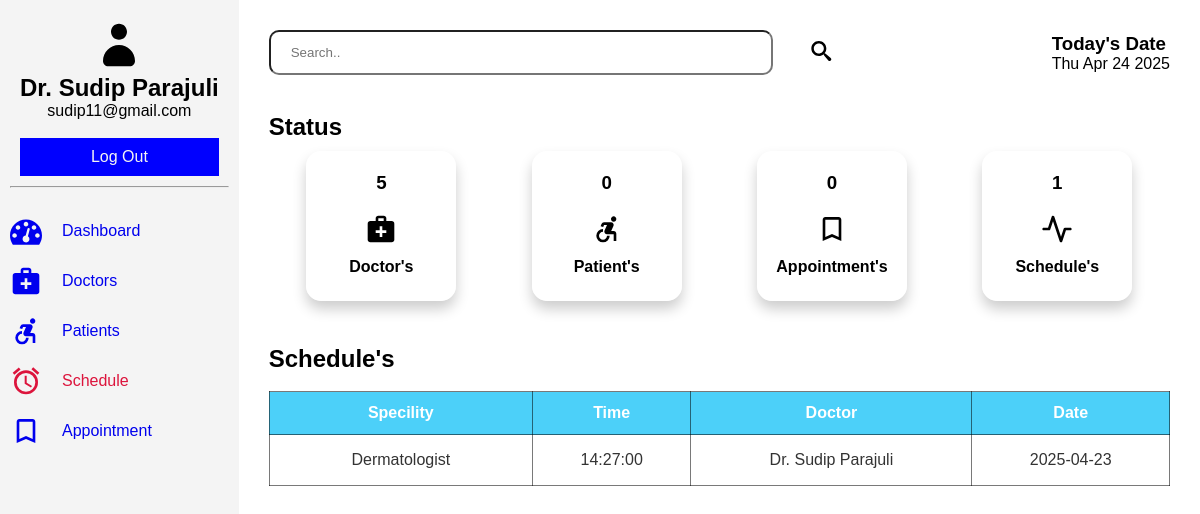
Page /doctor/schedule.php (signed in) on the earlier database version.
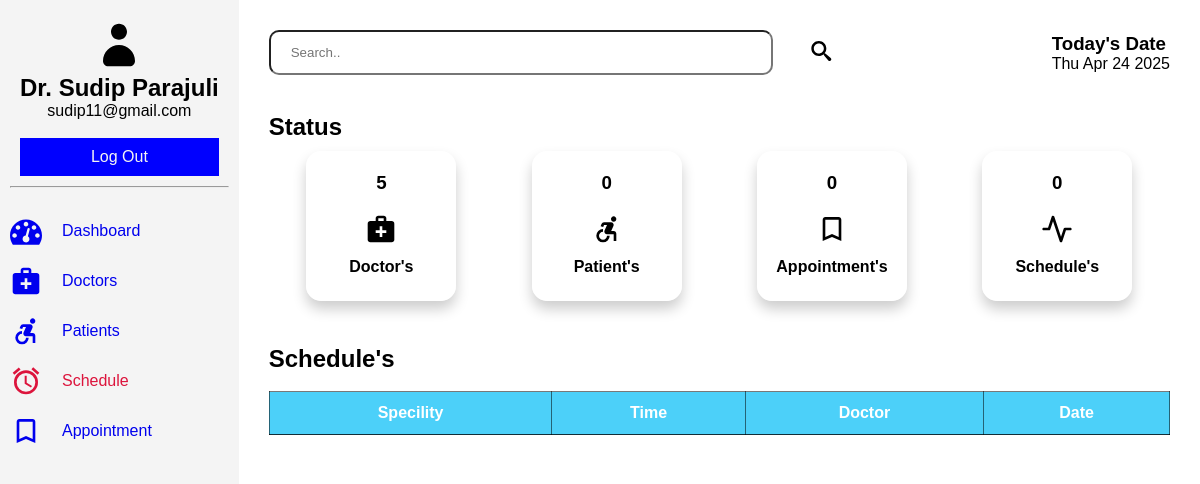
Same page on the later database version.
### tables this page shows
CREATE TABLE `schedule` (
  `id` int(11) NOT NULL,
  `sid` int(11) NOT NULL,
  `time` time NOT NULL,
  `did` int(11) NOT NULL,
  `date` date NOT NULL
);

CREATE TABLE `specialities` (
  `id` int(11) NOT NULL,
  `title` varchar(60) NOT NULL,
  `description` text NOT NULL,
  `image_name` varchar(60) NOT NULL,
  `image_path` varchar(255) NOT NULL,
  `created_at` timestamp NULL DEFAULT current_timestamp()
);

CREATE TABLE `doctor` (
  `id` int(11) NOT NULL,
  `fname` varchar(60) NOT NULL,
  `latitude` double NOT NULL,
  `longitude` double NOT NULL,
  `email` varchar(60) NOT NULL,
  `password` varchar(60) NOT NULL,
  `phone` varchar(60) NOT NULL,
  `address` varchar(255) NOT NULL,
  `image_name` varchar(255) NOT NULL,
  `image_path` varchar(255) NOT NULL,
  `sid` int(11) DEFAULT NULL,
  `created_at` timestamp NULL DEFAULT current_timestamp()
);

### doctor/schedule.php (the view, shortened to what the changed rows need)
<?php
    include('../connection.php');
    $keyword = isset($_GET['keyword'])  ? $_GET['keyword'] : NULL ;
    if(isset($keyword)){
        $sql = "SELECT sp.id, sp.title, sc.time, doc.fname, sc.date from schedule as sc INNER JOIN specialities as sp ON sc.sid = sp.id INNER JOIN doctor as doc ON sc.did = doc.id where title like '%$keyword%'";
    }else{
        $sql = "SELECT sp.id, sp.title, sc.time, doc.fname, sc.date from schedule as sc INNER JOIN specialities as sp ON sc.sid = sp.id INNER JOIN doctor as doc ON sc.did = doc.id";
    }
    $result = mysqli_query($conn, $sql);
    $useremail = $_SESSION["username_doctor"];
    $usql = "SELECT fname FROM doctor where email='$useremail';";
    $uresult = mysqli_query($conn, $usql);
    $urow = mysqli_fetch_assoc($uresult);
?>
<!DOCTYPE html>
<html lang="en">
<head>
    <link rel="stylesheet" href="../assets/dash1.css">
</head>
<body>
    <section class="dashboard">
        <div class="sidebar">
            <header>
                <h1><?php echo $urow['fname']; ?></h1>
                <p><?php echo "". $_SESSION["username_doctor"].""; ?></p><br>
            </header>
        </div>
        <section class="main">
            <div class="head">
                <div class="date-container">
                    <h1>Today's Date</h1>
                </div>
            </div><br>
            <div class="status">
                <div class="status-bar">
                    <h2>Status</h2>
                </div>
                <div class="dash-collection">
                    <div class="doc">
                        <?php
                            $ssql = "SELECT * FROM schedule";
                            $sresult = mysqli_query($conn, $ssql);
                            if($srow = mysqli_num_rows($sresult)){
                                echo '<h3>'.$srow.'</h3>';
                            }else{
                                echo '<h3>0</h3>';
                            }
                        ?>
                        <svg class="icon icon-activity"><use xlink:href="#icon-activity"></use></svg><br>
                        <h4>Schedule's</h4><br>
                    </div>
                </div>
            </div><br>
            <div class="tabular">
                    <h2>Schedule's</h2><br>
                    <table class="table-container">
                        <thead>
                            <tr>
                                <th>Specility</th>
                                <th>Time</th>
                                <th>Doctor</th>
                                <th>Date</th>
                            </tr>
                        </thead>
                        <tbody>
                            <tr>
                                <?php
                                    while($row = mysqli_fetch_assoc($result)){
                                ?>
                                    <td style="padding: 16px;"><?php echo $row['title'];?></td>
                                    <td><?php echo $row['time'] ?></td>
                                    <td><?php echo $row['fname'] ?></td>
                                    <td><?php echo $row['date'] ?></td>
                            </tr>
                                <?php
                                    }
                                ?>
                        </tbody>
                    </table>
                </div>
        </section>
    </section>
</body>
</html>

Differences in the rows shown:
removed schedule: sid.title "Dermatologist", time "14:27:00", did.fname "Dr. Sudip Parajuli", date "2025-04-23"
Other differences:
$srow: "1" → (not shown)
text now shown: "0"
